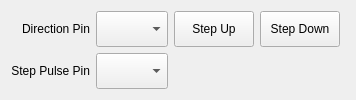
     <widget class="QWidget" name="tabStepMotor">
      <attribute name="title">
       <string>Step Motor</string>
      </attribute>
      <layout class="QGridLayout" name="gridLayout_9">
       <item row="0" column="4">
        <widget class="QPushButton" name="pushButtonStepUp">
         <property name="sizePolicy">
          <sizepolicy hsizetype="Minimum" vsizetype="Minimum">
           <horstretch>0</horstretch>
           <verstretch>0</verstretch>
          </sizepolicy>
         </property>
         <property name="toolTip">
          <string>Press and hold this button to send a test signal to selected pin</string>
         </property>
         <property name="text">
          <string>Step Up</string>
         </property>
        </widget>
       </item>
       <item row="0" column="5">
        <widget class="QPushButton" name="pushButtonStepDown">
         <property name="sizePolicy">
          <sizepolicy hsizetype="Minimum" vsizetype="Minimum">
           <horstretch>0</horstretch>
           <verstretch>0</verstretch>
          </sizepolicy>
         </property>
         <property name="toolTip">
          <string>Press and hold this button to send a test signal to selected pin</string>
         </property>
         <property name="text">
          <string>Step Down</string>
         </property>
        </widget>
       </item>
       <item row="0" column="6">
        <spacer name="horizontalSpacer_7">
         <property name="sizePolicy">
          <sizepolicy hsizetype="Expanding" vsizetype="Minimum">
           <horstretch>0</horstretch>
           <verstretch>0</verstretch>
          </sizepolicy>
         </property>
         <property name="orientation">
          <enum>Qt::Horizontal</enum>
         </property>
         <property name="sizeType">
          <enum>QSizePolicy::Expanding</enum>
         </property>
         <property name="sizeHint" stdset="0">
          <size>
           <width>5</width>
           <height>5</height>
          </size>
         </property>
        </spacer>
       </item>
       <item row="0" column="1">
        <widget class="ArduinoPinCombobox" name="comboBoxRCInterfacePin_7">
         <property name="enabled">
          <bool>true</bool>
         </property>
         <property name="sizePolicy">
          <sizepolicy hsizetype="Minimum" vsizetype="Minimum">
           <horstretch>0</horstretch>
           <verstretch>0</verstretch>
          </sizepolicy>
         </property>
        </widget>
       </item>
       <item row="0" column="0">
        <widget class="QLabel" name="label_15">
         <property name="sizePolicy">
          <sizepolicy hsizetype="Minimum" vsizetype="Minimum">
           <horstretch>0</horstretch>
           <verstretch>0</verstretch>
          </sizepolicy>
         </property>
         <property name="text">
          <string>Direction Pin</string>
         </property>
         <property name="alignment">
          <set>Qt::AlignRight|Qt::AlignTrailing|Qt::AlignVCenter</set>
         </property>
        </widget>
       </item>
       <item row="1" column="0">
        <widget class="QLabel" name="label_16">
         <property name="sizePolicy">
          <sizepolicy hsizetype="Minimum" vsizetype="Minimum">
           <horstretch>0</horstretch>
           <verstretch>0</verstretch>
          </sizepolicy>
         </property>
         <property name="text">
          <string>Step Pulse Pin</string>
         </property>
         <property name="alignment">
          <set>Qt::AlignRight|Qt::AlignTrailing|Qt::AlignVCenter</set>
         </property>
        </widget>
       </item>
       <item row="1" column="1">
        <widget class="ArduinoPinCombobox" name="comboBoxRCInterfacePin_8">
         <property name="enabled">
          <bool>true</bool>
         </property>
         <property name="sizePolicy">
          <sizepolicy hsizetype="Minimum" vsizetype="Minimum">
           <horstretch>0</horstretch>
           <verstretch>0</verstretch>
          </sizepolicy>
         </property>
        </widget>
       </item>
      </layout>
     </widget>
